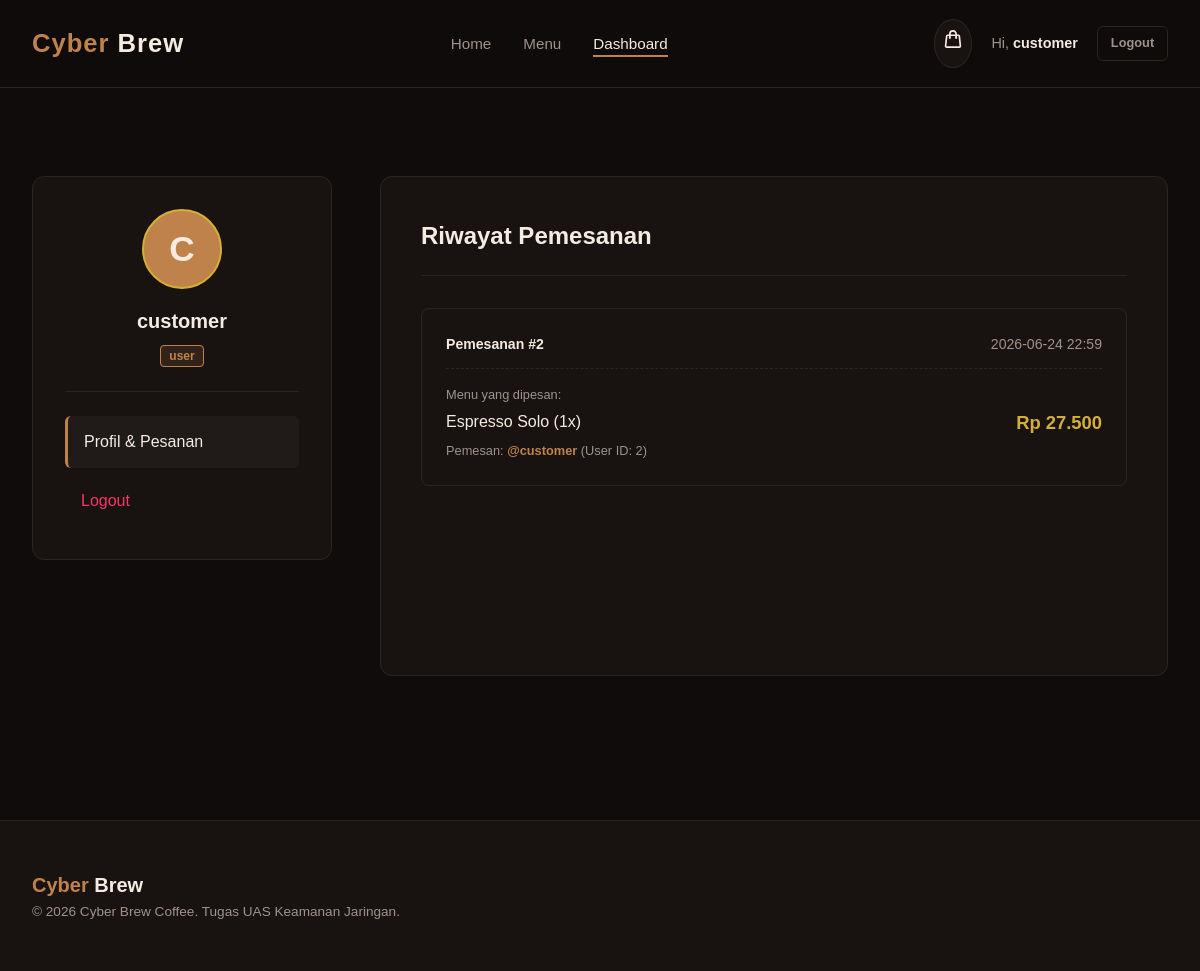
/dashboard (signed in), run on the app's committed database.
### tables this page shows
CREATE TABLE users (
                id INTEGER PRIMARY KEY AUTOINCREMENT,
                username TEXT UNIQUE NOT NULL,
                password TEXT NOT NULL,
                role TEXT NOT NULL
            );

CREATE TABLE orders (
                id INTEGER PRIMARY KEY AUTOINCREMENT,
                user_id INTEGER,
                username TEXT NOT NULL,
                items TEXT NOT NULL,
                total_price INTEGER NOT NULL,
                order_date TEXT NOT NULL,
                FOREIGN KEY (user_id) REFERENCES users (id)
            );

### app.py (the view)
@app.route('/dashboard')
def dashboard():
    user = get_current_user()
    if not user:
        flash("Silakan login terlebih dahulu.", "warning")
        return redirect(url_for('login'))
    conn = get_db_connection()
    if config.SECURITY_MODE:
        orders = conn.execute('SELECT * FROM orders WHERE user_id = ? ORDER BY id DESC', (user['id'],)).fetchall()
    else:
        user_id_param = request.args.get('user_id')
        if user_id_param:
            orders = conn.execute(f"SELECT * FROM orders WHERE user_id = {user_id_param} ORDER BY id DESC").fetchall()
        else:
            orders = conn.execute(f"SELECT * FROM orders WHERE user_id = {user['id']} ORDER BY id DESC").fetchall()
    conn.close()
    return render_template('dashboard.html', user=user, orders=orders, security_mode=config.SECURITY_MODE)

### app.py (called while the page is built, shortened)
@app.before_request
def enforce_https():
    if config.SECURITY_MODE:
        is_secure = request.is_secure or request.headers.get('X-Forwarded-Proto', '').lower() == 'https'
        if not is_secure:
            url = request.url.replace("http://", "https://", 1)
            return redirect(url, code=301)

def get_db_connection():
    conn = sqlite3.connect(config.DATABASE)
    conn.row_factory = sqlite3.Row
    return conn

def get_current_user():
    if config.SECURITY_MODE:
        username = session.get('username')
        if not username:
            return None
        conn = get_db_connection()
        user = conn.execute('SELECT * FROM users WHERE username = ?', (username,)).fetchone()
        conn.close()
        return user

@app.context_processor
def inject_security_status():
    return dict(SECURITY_MODE=config.SECURITY_MODE)

### templates/dashboard.html (shortened to what this page needs)
{% extends 'layout.html' %}
{% block content %}
<section class="container">
    <div class="dashboard-grid">
        <aside class="dashboard-sidebar">
            <div class="profile-card">
                <div class="profile-avatar">
                    {{ user.username[0].upper() }}
                </div>
                <h3 class="profile-name">{{ user.username }}</h3>
                <span class="role-badge user">{{ user.role }}</span>
            </div>
            <ul class="sidebar-menu">
                <li>
                    <a href="/dashboard" class="sidebar-link active">
                        Profil & Pesanan
                    </a>
                </li>
                <li>
                    <a href="/logout" class="sidebar-link" style="color: var(--insecure-red);">
                        Logout
                    </a>
                </li>
            </ul>
        </aside>
        <div class="dashboard-content">
            <div class="dashboard-header">
                <h2>Riwayat Pemesanan</h2>
            </div>
            <div class="order-list">
                {% if orders %}
                    {% for order in orders %}
                        <div class="order-card">
                            <div class="order-header">
                                <span class="order-id">Pemesanan #{{ order.id }}</span>
                                <span>{{ order.order_date }}</span>
                            </div>
                            <div class="order-body">
                                <div>
                                    <div style="font-size: 0.8rem; color: var(--text-muted); margin-bottom: 0.2rem;">Menu yang dipesan:</div>
                                    <div class="order-items">{{ order.items }}</div>
                                    <div style="font-size: 0.8rem; color: var(--text-muted); margin-top: 0.4rem;">Pemesan: <strong style="color: var(--primary);">@{{ order.username }}</strong> (User ID: {{ order.user_id }})</div>
                                </div>
                                <div class="order-total">
                                    Rp {{ "{:,}".format(order.total_price).replace(",", ".") }}
                                </div>
                            </div>
                        </div>
                    {% endfor %}
                {% else %}
                    <div style="text-align: center; padding: 3rem 0; color: var(--text-muted);">
                        <p>Belum ada riwayat pesanan.</p>
                    </div>
                {% endif %}
            </div>
        </div>
    </div>
</section>
{% endblock %}

### templates/layout.html (shortened to what this page needs)
<!DOCTYPE html>
<html lang="id">
<head>
    <link rel="stylesheet" href="/static/css/style.css">
</head>
<body>
    <header>
        <div class="nav-container">
            <div class="logo">
                <a href="/"><span>Cyber</span> Brew</a>
            </div>
            <nav>
                <ul class="nav-menu">
                    <li><a href="/" class="nav-link {% if request.path == '/' %}active{% endif %}">Home</a></li>
                    <li><a href="/menu" class="nav-link {% if request.path == '/menu' %}active{% endif %}">Menu</a></li>
                    {% if user %}
                        <li><a href="/dashboard" class="nav-link {% if request.path == '/dashboard' %}active{% endif %}">Dashboard</a></li>
                    {% endif %}
                </ul>
            </nav>
            <div class="nav-buttons">
                {% if not user or user.role != 'admin' %}
                <a href="/cart" class="cart-icon-container" title="Keranjang Belanja">
                </a>
                {% endif %}
                {% if user %}
                    <span style="font-size: 0.9rem; color: var(--text-muted);">Hi, <strong style="color: var(--text-light);">{{ user.username }}</strong></span>
                    <a href="/logout" class="btn btn-secondary btn-sm">Logout</a>
                {% else %}
                    <a href="/login" class="btn btn-secondary btn-sm">Login</a>
                    <a href="/register" class="btn btn-primary btn-sm">Daftar</a>
                {% endif %}
            </div>
        </div>
    </header>
    <main>
        {% block content %}{% endblock %}
    </main>
    <footer>
        <div class="footer-container">
            <div>
                <div class="footer-logo"><span>Cyber</span> Brew</div>
                <div class="footer-copy">&copy; 2026 Cyber Brew Coffee. Tugas UAS Keamanan Jaringan.</div>
            </div>
        </div>
    </footer>
</body>
</html>

### data on the page
users: username "customer", username "C", role "user"
orders: id "2", order_date "2026-06-24 22:59", items "Espresso Solo (1x)", username "customer", user_id "2", total_price "27.500"
